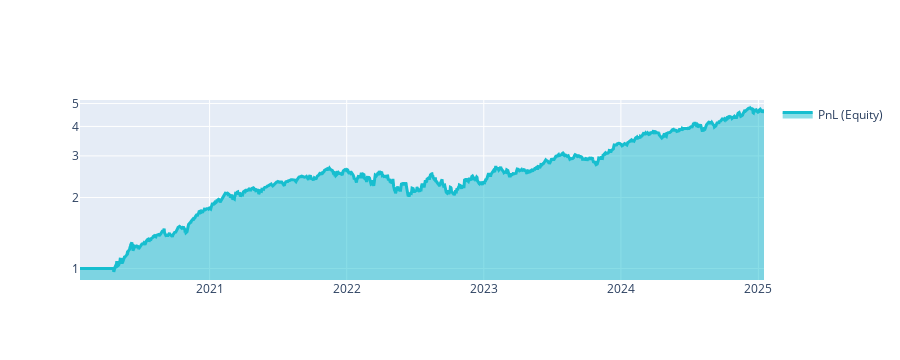

Notebook source saved alongside this figure:
### Markdown cell above
The sharpe ratio using the method above follows from **forward looking**. Predictions for (let us say) 2017 know about the relation between features and targets in 2020. Let us visualize the results:

### Code cell
import qnt.graph as qngraph

statistics = qnstats.calc_stat(stock_data, weights)

display(statistics.to_pandas().tail())

performance = statistics.to_pandas()["equity"]
qngraph.make_plot_filled(performance.index, performance, name="PnL (Equity)", type="log")

display(statistics[-1:].sel(field = ["sharpe_ratio"]).transpose().to_pandas())

# check for correlations with existing strategies:
qnstats.print_correlation(weights,stock_data)

### Figure 1 — Plotly figure (JSON) as saved in the notebook; plotly's stock layout.template omitted (floating-point values rounded to 4 significant figures; data arrays with more than 128 entries replaced by an {"elided": "..."} marker saying what was removed)
{"data": [{"fill": "tonexty", "line": {"color": "#17BECF", "width": 3}, "name": "PnL (Equity)", "type": "scatter", "x": {"elided": "1255 str values"}, "y": {"elided": "1255 float values"}}], "layout": {"height": 360, "showlegend": true, "xaxis": {"autorange": true, "range": ["2020-01-22", "2025-01-16"], "type": "date"}, "yaxis": {"range": [-0.04853, 0.7141], "type": "log"}}}
